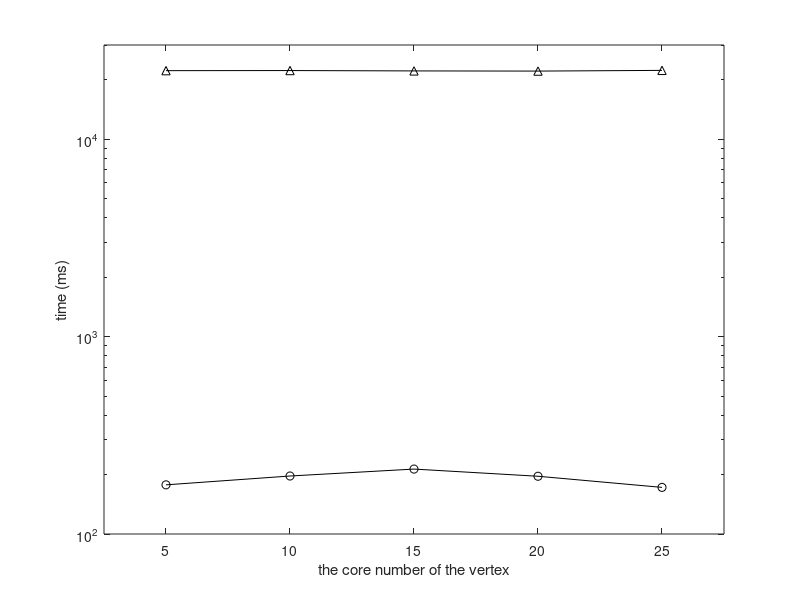

The MATLAB script that drew this image: (Note: this script raises an error after producing the figure.)
set(gcf,'color',[1, 1, 1]);
set(gcf,'unit','centimeters','position',[10 5 9 7]);

x=[1, 2, 3, 4, 5];
y1 = [2.2242369346836E4	2.226934084049E4	2.217429908496E4	2.213070100721E4	 2.231229214934E4];
y2 = [1.774299817E2	1.966873959E2	2.13267076468E2	1.961229894E2	1.722651247E2];

p1= semilogy(x, y1, '-k^');
hold on;
p2 = semilogy(x, y2, '-ko');
hold on;

xlabel('the core number of the vertex');
ylabel('time (ms)');

axis([0.5 5.5 100.0 30000]);

set(gca, 'xtick', 1:5, 'XTickLabel', {'5','10','15','20','25'});
leg=legend('rebuild','update', 2);
set(leg,'edgecolor','white');
set(gca,'ytick',[10^2,10^3,10^4]);
set(gca, 'FontSize', 12);
set(get(gca, 'XLabel'), 'FontSize',12);
set(get(gca, 'YLabel'), 'FontSize',12);
set(findall(gcf,'type','line'),'linewidth',1.5);
set(gca, 'LineWidth', 1.5);
